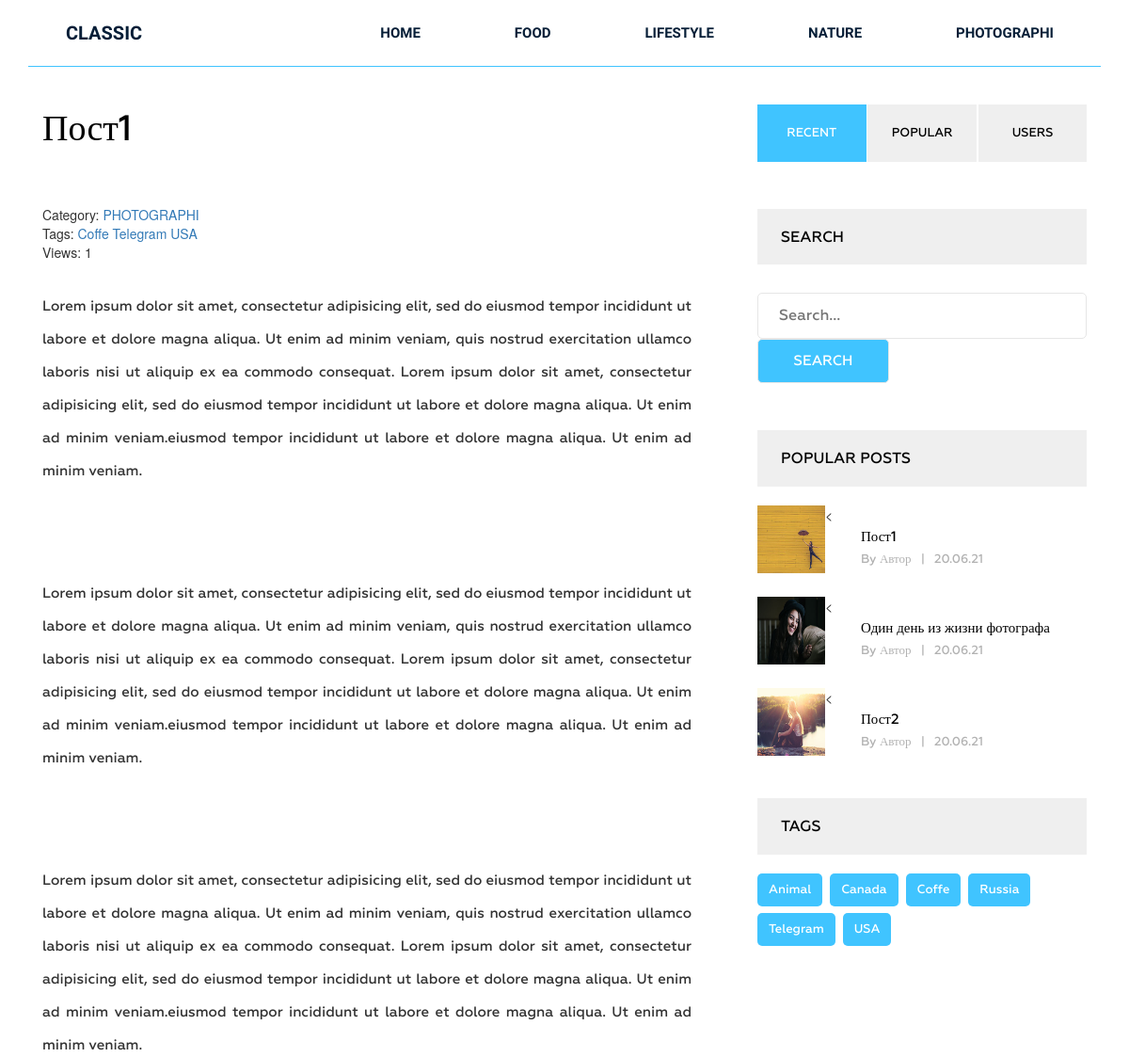
Page /post/post1/ (upper part) on the earlier database version.
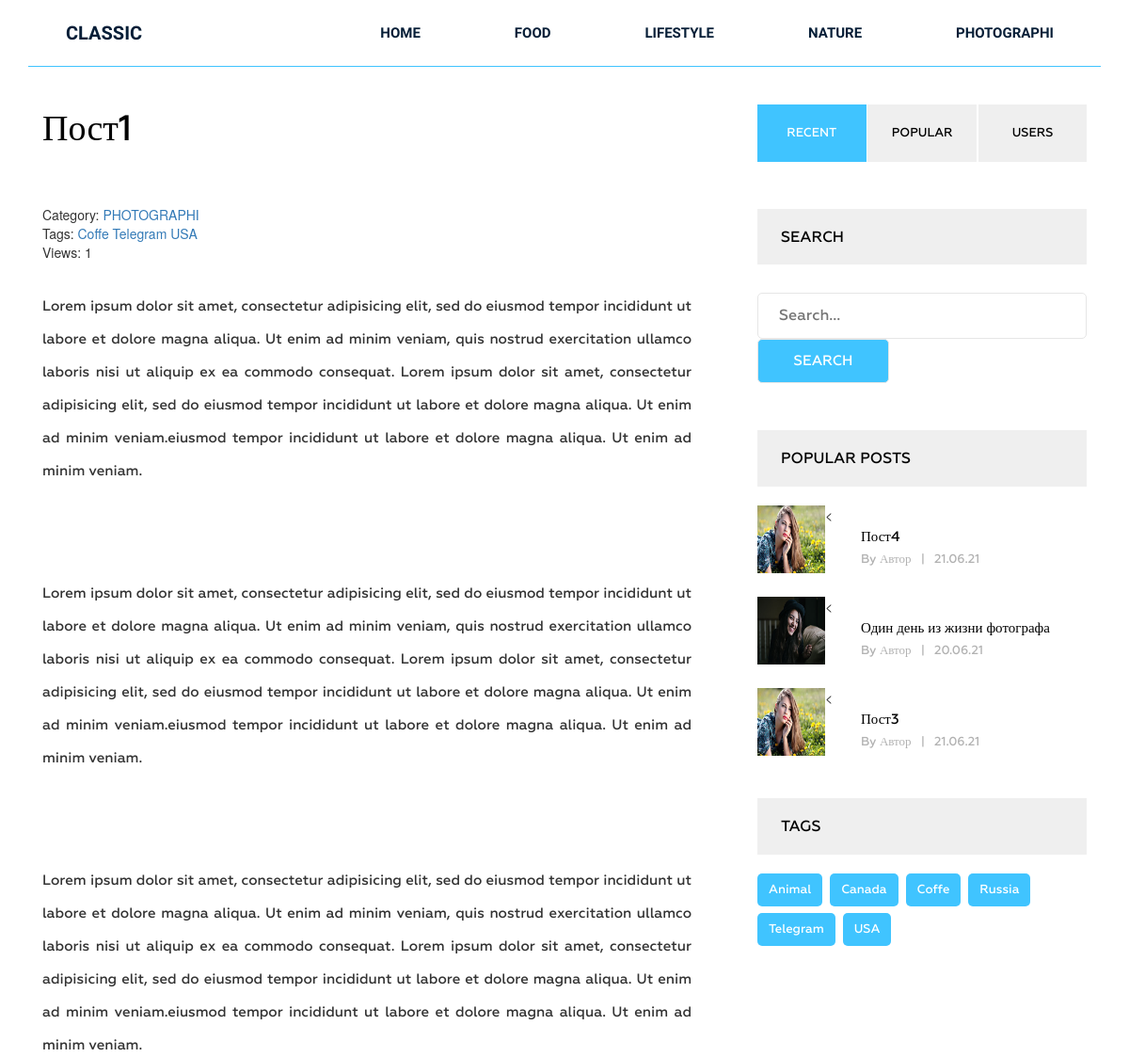
Same page on the later database version.
### Blog/models.py (models this page shows, shortened)
class Category(models.Model):
    title = models.CharField(max_length=250, verbose_name='Наименование')
    slug = models.SlugField(max_length=50, verbose_name='Url', unique=True)
    def __str__(self):
        return self.title
    def get_absolute_url(self):
        return reverse('category', kwargs={'slug': self.slug})
    class Meta():
        verbose_name = 'Категория (ю)'
        verbose_name_plural = 'Категории'
        ordering = ['title']

class Tag(models.Model):
    title = models.CharField(max_length=50, verbose_name='Наименование')
    slug = models.SlugField(max_length=50, verbose_name='Url', unique=True)
    def get_absolute_url(self):
        return reverse('tag', kwargs={'slug': self.slug})
    class Meta():
        verbose_name = 'Тег'
        verbose_name_plural = 'Теги'
        ordering = ['title']

class Post(models.Model):
    title = models.CharField(max_length=250, verbose_name='Наименование')
    slug = models.SlugField(max_length=50, verbose_name='Url', unique=True)
    author = models.CharField(max_length=100, verbose_name='Автор')
    content = models.TextField(blank=True, verbose_name='Контент')
    created_at = models.DateTimeField(auto_now_add=True, verbose_name='Дата создания')
    photo = models.ImageField(upload_to='photos/%Y/%m/%d/',blank=True, verbose_name='Изображение')
    views = models.IntegerField(default=0, verbose_name='Просмотры')
    category = models.ForeignKey(Category, on_delete=models.PROTECT, related_name='posts')
    tags = models.ManyToManyField(Tag, blank=True, related_name='posts', verbose_name='Посты')
    def get_absolute_url(self):
        return reverse('post', kwargs={'slug': self.slug})
    class Meta():
        verbose_name = 'Статья'
        verbose_name_plural = 'Статьи'
        ordering = ['-created_at']

### Blog/views.py (the view)
# urls.py: path('post/<str:slug>/', GetPost.as_view(), name='post'),
class GetPost(DetailView):
    model = Post
    template_name = 'Blog/single.html'
    context_object_name = 'posts'
    def get_context_data(self, *, object_list=None, **kwargs):
        context = super().get_context_data(**kwargs)
        self.object.views = F('views') + 1
        self.object.save()
        self.object.refresh_from_db()
        return context

### Blog/templatetags/menu.py (called while the page is built)
@register.inclusion_tag('Blog/menu_tpl.html')
def show_menu(menu_class='menu'):
    categories = Category.objects.all()
    return {'categories': categories, 'menu_class': menu_class}

### Blog/templatetags/sidebar.py (called while the page is built)
@register.inclusion_tag('Blog/popular_posts_tpl.html')
def get_popular(cnt=3):
    posts = Post.objects.order_by('-views')[:cnt]
    return {'posts': posts}

@register.inclusion_tag('Blog/tags_tpl.html')
def get_tags():
    tags = Tag.objects.all()
    return {'tags': tags}

### Blog/templates/Blog/single.html (shortened to what this page needs)
{% extends 'base.html' %}
{% load static %}
{% load sidebar %}
{% block content %}
<section class="single-blog-area">
    <div class="container">
        <div class="row">
           <div class="col-md-12">
            <div class="border-top">
                <div class="col-md-8">
                <div class="blog-area">
                    <div class="blog-area-part">
                        <h2>{{ posts.title }}</h2>
                        <div class="single-content">
                            <div>
                              <span>Category: <a href="{{ postss.category.get_absolute_url }}">{{ posts.category }}</a></span>
                              <br>
                              {% if posts.tags.exists %}
                                <span>Tags:
                                  {% for tag in posts.tags.all %}
                                    <a href="{{ tag.get_absolute_url }}">{{ tag.title }}</a>
                                  {% endfor %}
                                </span>
                                <br>
                              {% endif %}
                              <span>Views: {{ posts.views }}</span>
                            </div>
                             {{ posts.content|safe }}
                        </div>
                    </div>
                </div>
            </div>
            <div class="col-md-4">
                <div class="button-group filters-button-group">
                    <button data-filter=".recent" class="button is-checked">Recent</button>
                    <button data-filter=".popular" class="button">popular</button>
                    <button data-filter=".users" class="button">Users</button>
                </div>
                <div class="newsletter">
                    <h2 class="sidebar-title">Search</h2>
                    <form action="{% url 'search' %}" method="get">
                        <input type="text" name="s" placeholder="Search...">
                        <input type="submit" value="Search">
                    </form>
                </div>
                {% get_popular 3 %}
                {% get_tags %}
            </div>
            </div>
            </div>
        </div>
    </div>
</section>
{% endblock %}

### Blog/templates/Blog/menu_tpl.html
<div class="{{ menu_class }}">
    <ul>
        <li><a href="{% url 'home' %}">Home</a></li>
        {% for item in categories %}
          <li><a href="{{ item.get_absolute_url }}">{{ item.title }}</a></li>
        {% endfor %}
    </ul>
</div>

### Blog/templates/Blog/popular_posts_tpl.html
<h2 class='sidebar-title'>Popular posts</h2>
<div class="grid">
  {% for post in posts %}
  <div class="portfolio-item popular">
      <{% if post.photo %}
      <img src="{{ post.photo.url }}" alt="{{ post.title }}">
      {% else %}
      <img src="https://picsum.photos/id/237/300/201" alt="{{ post.title }}">
      {% endif %}
      <div class="portfolio-text">
          <h5><a href="{{ post.get_absolute_url }}">{{ post.title }}</a></h5>
          <p>By {{ post.author }}<span>|</span>{{ post.created_at|date:"d.m.y" }}</p>
      </div>
  </div>
  {% endfor %}
</div>

### Blog/templates/Blog/tags_tpl.html
<div class="tags">
    <h2 class="sidebar-title">Tags</h2>
    {% for tag in tags %}
      <p><a href="{{ tag.get_absolute_url }}">{{ tag.title }}</a></p>
    {% endfor %}
</div>

Differences in the rows shown:
no longer on one of the page's lists (row unchanged): Post: title "Пост1", author "Автор", created_at "20.06.21"
no longer on this page (row edited): Post: photo (picture), title "Пост2", author "Автор", created_at "20.06.21"
now on this page (row edited): Post: photo (picture), title "Пост4", author "Автор", created_at "21.06.21"
now on this page (row edited): Post: photo (picture), title "Пост3", author "Автор", created_at "21.06.21"
